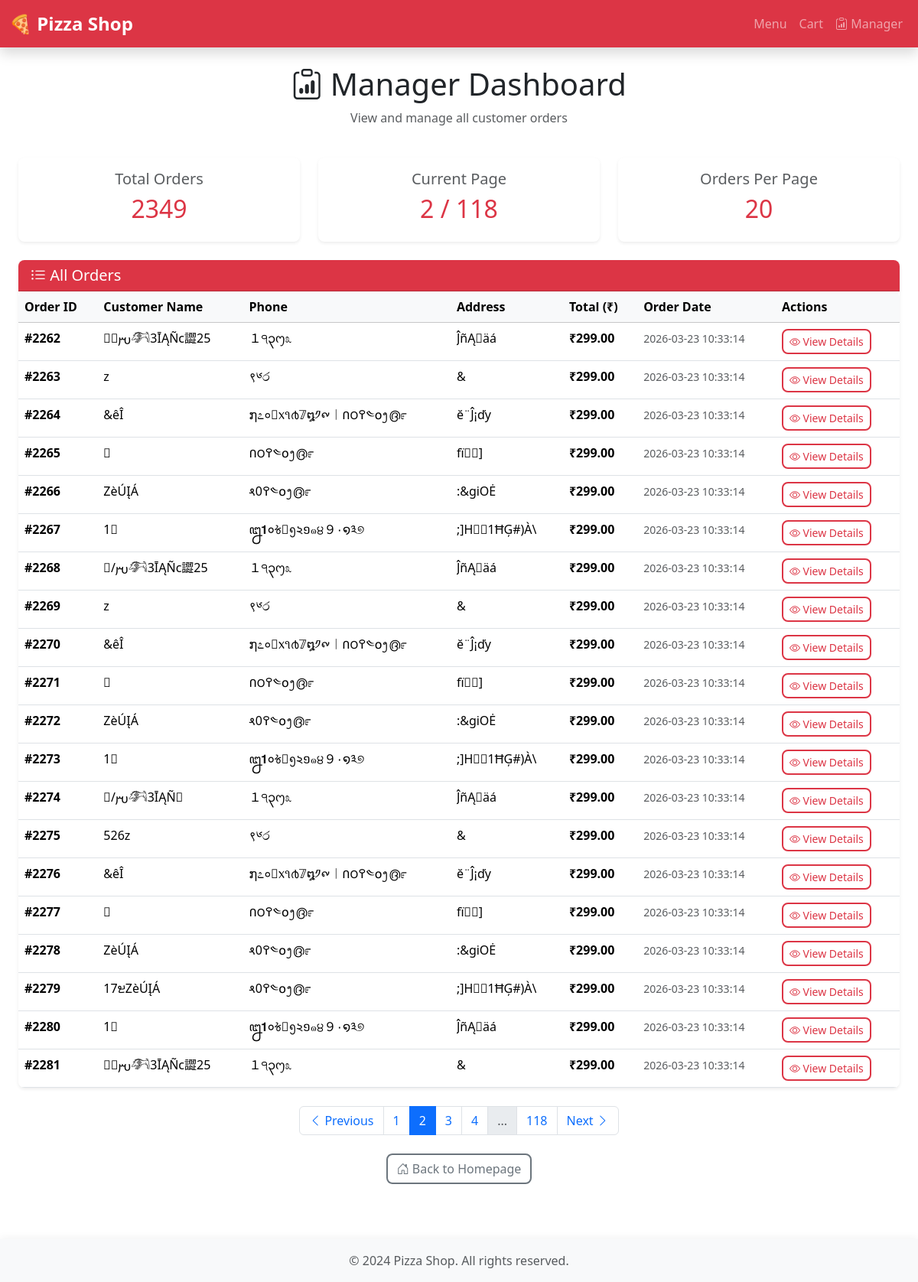
/manager/orders?page=2&per_page=20, run on the app's committed database.
### tables this page shows
CREATE TABLE orders (
                id INTEGER PRIMARY KEY AUTOINCREMENT,
                customer_name TEXT NOT NULL,
                phone TEXT NOT NULL,
                address TEXT NOT NULL,
                total_price REAL NOT NULL,
                order_date TIMESTAMP DEFAULT CURRENT_TIMESTAMP
            );

### app.py (the view)
@app.route('/manager/orders')
def manager_orders():
    try:
        page = request.args.get('page', 1, type=int)
        per_page = request.args.get('per_page', 20, type=int)
        offset = (page - 1) * per_page
        all_orders = OrderProcessor.get_all_orders(limit=per_page, offset=offset)
        total_orders = OrderProcessor.get_order_count()
        total_pages = (total_orders + per_page - 1) // per_page
        has_prev = page > 1
        has_next = page < total_pages
        return render_template(
            'manager/orders.html',
            orders=all_orders,
            page=page,
            per_page=per_page,
            total_orders=total_orders,
            total_pages=total_pages,
            has_prev=has_prev,
            has_next=has_next
        )
    except Exception as e:
        logger.error(f"Error loading manager orders page: {str(e)}")
        return render_template('500.html'), 500

### app.py (called while the page is built)
def get_db_connection():
    try:
        conn = sqlite3.connect(DATABASE)
        conn.row_factory = sqlite3.Row
        return conn
    except sqlite3.Error as e:
        logger.error(f"Database connection error: {str(e)}")
        raise Exception(f"Failed to connect to database: {str(e)}")

    @staticmethod
    def get_order_count():
        conn = None
        try:
            conn = get_db_connection()
            cursor = conn.cursor()
            cursor.execute('SELECT COUNT(*) as count FROM orders')
            result = cursor.fetchone()
            conn.close()
            return result['count'] if result else 0
        except Exception as e:
            logger.error(f"Failed to get order count: {str(e)}")
            if conn:
                conn.close()
            return 0

### templates/manager/orders.html (shortened to what this page needs)
{% extends "base.html" %}  {% block content %}
<div class="container">
  <div class="row mb-4">
    <div class="col">
      <h1 class="text-center">
        <i class="bi bi-clipboard-data"></i> Manager Dashboard
      </h1>
      <p class="text-center text-muted">View and manage all customer orders</p>
    </div>
  </div>
  <div class="row mb-4">
    <div class="col-md-4">
      <div class="card text-center shadow-sm">
        <div class="card-body">
          <h5 class="card-title text-muted">Total Orders</h5>
          <h2 class="text-danger">{{ total_orders }}</h2>
        </div>
      </div>
    </div>
    <div class="col-md-4">
      <div class="card text-center shadow-sm">
        <div class="card-body">
          <h5 class="card-title text-muted">Current Page</h5>
          <h2 class="text-danger">{{ page }} / {{ total_pages }}</h2>
        </div>
      </div>
    </div>
    <div class="col-md-4">
      <div class="card text-center shadow-sm">
        <div class="card-body">
          <h5 class="card-title text-muted">Orders Per Page</h5>
          <h2 class="text-danger">{{ per_page }}</h2>
        </div>
      </div>
    </div>
  </div>
  {% if orders and orders|length > 0 %}
  <div class="card shadow-sm">
    <div class="card-header bg-danger text-white">
      <h5 class="mb-0"><i class="bi bi-list-ul"></i> All Orders</h5>
    </div>
    <div class="card-body p-0">
      <div class="table-responsive">
        <table class="table table-hover mb-0">
          <thead class="table-light">
            <tr>
              <th scope="col">Order ID</th>
              <th scope="col">Customer Name</th>
              <th scope="col">Phone</th>
              <th scope="col">Address</th>
              <th scope="col">Total (₹)</th>
              <th scope="col">Order Date</th>
              <th scope="col">Actions</th>
            </tr>
          </thead>
          <tbody>
            {% for order in orders %}
            <tr>
              <td><strong>#{{ order.id }}</strong></td>
              <td>{{ order.customer_name }}</td>
              <td>{{ order.phone }}</td>
              <td>
                <span
                  class="text-truncate d-inline-block"
                  style="max-width: 200px"
                  title="{{ order.address }}"
                >
                  {{ order.address }}
                </span>
              </td>
              <td><strong>₹{{ "%.2f"|format(order.total_price) }}</strong></td>
              <td>
                <small class="text-muted">{{ order.order_date }}</small>
              </td>
              <td>
                <a
                  href="/manager/orders/{{ order.id }}"
                  class="btn btn-sm btn-outline-danger"
                >
                  <i class="bi bi-eye"></i> View Details
                </a>
              </td>
            </tr>
            {% endfor %}
          </tbody>
        </table>
      </div>
    </div>
  </div>
  {% if total_pages > 1 %}
  <nav aria-label="Orders pagination" class="mt-4">
    <ul class="pagination justify-content-center">
      <li class="page-item {% if not has_prev %}disabled{% endif %}">
        <a
          class="page-link"
          href="?page={{ page - 1 }}&per_page={{ per_page }}"
        >
          <i class="bi bi-chevron-left"></i> Previous
        </a>
      </li>
      {% for p in range(1, total_pages + 1) %} {% if p == page %}
      <li class="page-item active" aria-current="page">
        <span class="page-link">{{ p }}</span>
      </li>
      {% elif p == 1 or p == total_pages or (p >= page - 2 and p <= page + 2) %}
      <li class="page-item">
        <a class="page-link" href="?page={{ p }}&per_page={{ per_page }}"
          >{{ p }}</a
        >
      </li>
      {% elif p == page - 3 or p == page + 3 %}
      <li class="page-item disabled">
        <span class="page-link">...</span>
      </li>
      {% endif %} {% endfor %}
      <li class="page-item {% if not has_next %}disabled{% endif %}">
        <a
          class="page-link"
          href="?page={{ page + 1 }}&per_page={{ per_page }}"
        >
          Next <i class="bi bi-chevron-right"></i>
        </a>
      </li>
    </ul>
  </nav>
  {% endif %} {% endif %}
  <div class="text-center mt-4">
    <a href="/" class="btn btn-outline-secondary">
      <i class="bi bi-house-door"></i> Back to Homepage
    </a>
  </div>
</div>
<link
  rel="stylesheet"
  href="https://cdn.jsdelivr.net/npm/bootstrap-icons@1.11.1/font/bootstrap-icons.css"
/>
{% endblock %}

### static/css/style.css (style rules this page uses)
:root { --primary-red: #dc3545; --primary-red-hover: #bb2d3b; --primary-red-dark: #a02834; --light-gray: #f8f9fa; --border-radius: 0.5rem; --transition-speed: 0.3s; --shadow-sm: 0 0.125rem 0.25rem rgba(0, 0, 0, 0.075); --shadow-md: 0 0.5rem 1rem rgba(0, 0, 0, 0.15); --shadow-hover: 0 0.75rem 1.5rem rgba(0, 0, 0, 0.2); }
body { min-height: 100vh; display: flex; flex-direction: column; }
.btn { border-radius: var(--border-radius); font-weight: 500; transition: all var(--transition-speed) ease; border: none; }
.btn-outline-danger { border: 2px solid var(--primary-red); color: var(--primary-red); }
.btn-outline-secondary { border: 2px solid #6c757d; transition: all var(--transition-speed) ease; }
.card { border-radius: var(--border-radius); border: none; transition: all var(--transition-speed) ease; }
.card.shadow-sm { box-shadow: var(--shadow-sm); }
.card-header { border-radius: var(--border-radius) var(--border-radius) 0 0 !important; font-weight: 600; }
.table { border-radius: var(--border-radius); overflow: hidden; }
.table-hover tbody tr { transition: all var(--transition-speed) ease; }
@media (min-width: 769px) { .container { max-width: 1200px; } }

### data on the page
orders: id "2262", customer_name "𚽈𾡁𐬫𔙃3ĪĄÑc譅25", phone "１੧၃᧕೩", address "ĴñĄ󿶔äá", total_price "299.00", order_date "2026-03-23 10:33:14"
orders: id "2263", customer_name "z", phone "९༦෮", address "&", total_price "299.00", order_date "2026-03-23 10:33:14"
orders: id "2264", customer_name "&êÎ", phone "໗೭०𑥘᥊૧൪𝟟໘༡᪑︱𑵓౦߉༤໐᪂൫೯", address "ĕ¨Ĵ¡ďy", total_price "299.00", order_date "2026-03-23 10:33:14"
orders: id "2265", customer_name "𕝃", phone "𑵓౦߉༤໐᪂൫೯", address "fï󕋃񙣋]", total_price "299.00", order_date "2026-03-23 10:33:14"
orders: id "2266", customer_name "ZèÚĮÁ", phone "𑛆0߉༤໐᪂൫೯", address ":&giOĖ", total_price "299.00", order_date "2026-03-23 10:33:14"
orders: id "2267", customer_name "1𻥄", phone "꧒𝟏𑋰𞋹𑯶᪅𑓒១๑੪９٠໑༣୭", address ";]­H󭕒񺤲1ĦĢ#)À\\", total_price "299.00", order_date "2026-03-23 10:33:14"
orders: id "2268", customer_name "𚽈/𐬫𔙃3ĪĄÑc譅25", phone "１੧၃᧕೩", address "ĴñĄ󿶔äá", total_price "299.00", order_date "2026-03-23 10:33:14"
orders: id "2269", customer_name "z", phone "९༦෮", address "&", total_price "299.00", order_date "2026-03-23 10:33:14"
orders: id "2270", customer_name "&êÎ", phone "໗೭०𑥘᥊૧൪𝟟໘༡᪑︱𑵓౦߉༤໐᪂൫೯", address "ĕ¨Ĵ¡ďy", total_price "299.00", order_date "2026-03-23 10:33:14"
orders: id "2271", customer_name "𕝃", phone "𑵓౦߉༤໐᪂൫೯", address "fï󕋃񙣋]", total_price "299.00", order_date "2026-03-23 10:33:14"
orders: id "2272", customer_name "ZèÚĮÁ", phone "𑛆0߉༤໐᪂൫೯", address ":&giOĖ", total_price "299.00", order_date "2026-03-23 10:33:14"
orders: id "2273", customer_name "1𻥄", phone "꧒𝟏𑋰𞋹𑯶᪅𑓒១๑੪９٠໑༣୭", address ";]­H󭕒񺤲1ĦĢ#)À\\", total_price "299.00", order_date "2026-03-23 10:33:14"
orders: id "2274", customer_name "𚽈/𐬫𔙃3ĪĄÑ𰩂", phone "１੧၃᧕೩", address "ĴñĄ󿶔äá", total_price "299.00", order_date "2026-03-23 10:33:14"
orders: id "2275", customer_name "526z", phone "९༦෮", address "&", total_price "299.00", order_date "2026-03-23 10:33:14"
orders: id "2276", customer_name "&êÎ", phone "໗೭०𑥘᥊૧൪𝟟໘༡᪑︱𑵓౦߉༤໐᪂൫೯", address "ĕ¨Ĵ¡ďy", total_price "299.00", order_date "2026-03-23 10:33:14"
orders: id "2277", customer_name "𕝃", phone "𑵓౦߉༤໐᪂൫೯", address "fï󕋃񙣋]", total_price "299.00", order_date "2026-03-23 10:33:14"
orders: id "2278", customer_name "ZèÚĮÁ", phone "𑛆0߉༤໐᪂൫೯", address ":&giOĖ", total_price "299.00", order_date "2026-03-23 10:33:14"
orders: id "2279", customer_name "1𐩇7ZèÚĮÁ", phone "𑛆0߉༤໐᪂൫೯", address ";]­H󭕒񺤲1ĦĢ#)À\\", total_price "299.00", order_date "2026-03-23 10:33:14"
orders: id "2280", customer_name "1𻥄", phone "꧒𝟏𑋰𞋹𑯶᪅𑓒១๑੪９٠໑༣୭", address "ĴñĄ󿶔äá", total_price "299.00", order_date "2026-03-23 10:33:14"
orders: id "2281", customer_name "𚽈𾡁𐬫𔙃3ĪĄÑc譅25", phone "１੧၃᧕೩", address "&", total_price "299.00", order_date "2026-03-23 10:33:14"

### other printed values
{{ total_orders }} "2349"
{{ page }} "2"
{{ total_pages }} "118"
{{ per_page }} "20"
{{ p }} "1" "3" "4" "118"
{{ p }} "2"
